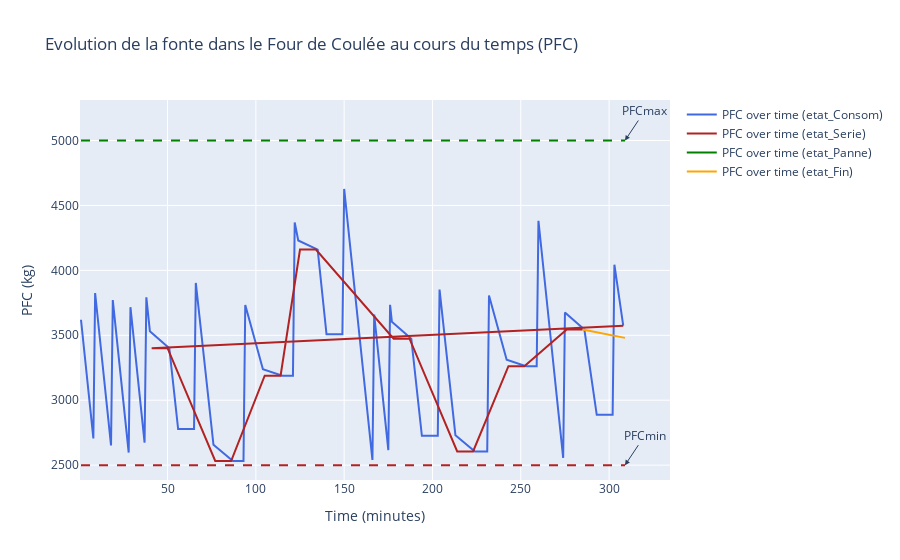
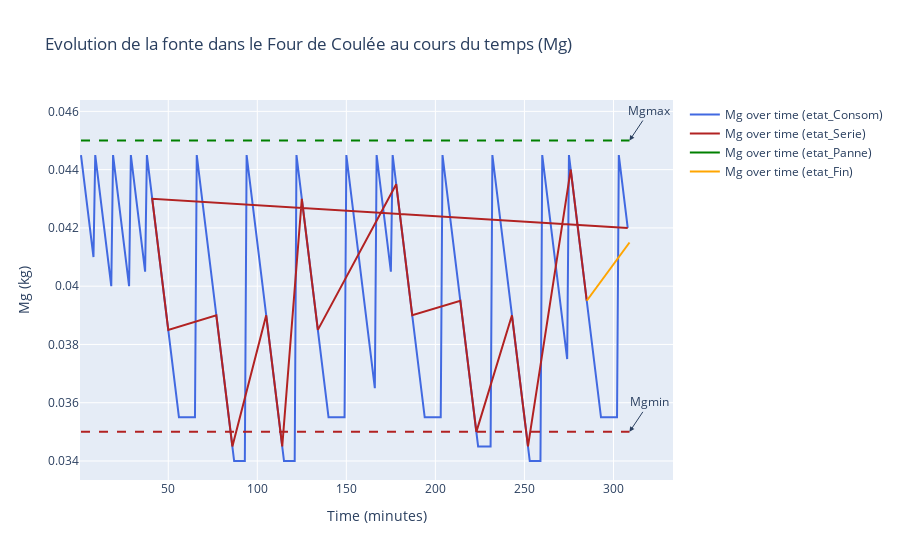

The notebook cell saved with these charts, in order:
### Code cell
import plotly.graph_objects as go

# Fonction pour insérer le dernier élément de la clé i au début de la liste de la clé suivante
def inserer_dernier_element(liste_cle, times_dict, PFC_Consomvalues_dict, Mgvalues_dict):
    for i in range(len(liste_cle) - 1):
        derniere_valeur_t = times_dict[liste_cle[i]][-1] if times_dict[liste_cle[i]] else None
        derniere_valeur_PFC = PFC_Consomvalues_dict[liste_cle[i]][-1] if PFC_Consomvalues_dict[liste_cle[i]] else None
        derniere_valeur_Mg = Mgvalues_dict[liste_cle[i]][-1] if Mgvalues_dict[liste_cle[i]] else None
        if derniere_valeur_t is not None:
            times_dict[liste_cle[i + 1]] = [derniere_valeur_t] + times_dict[liste_cle[i + 1]]
            PFC_Consomvalues_dict[liste_cle[i + 1]] = [derniere_valeur_PFC] + PFC_Consomvalues_dict[liste_cle[i + 1]]
            Mgvalues_dict[liste_cle[i + 1]] = [derniere_valeur_Mg] + Mgvalues_dict[liste_cle[i + 1]]


# Initialisation des clés et du nombre de courbes
cles = ["etat_Consom", "etat_Serie", "etat_Panne", "etat_Fin"]
NbCourbe = 3

# Initialisation des dictionnaires avec des exemples de valeurs pour chaque courbe
times_dict = {cle: {num: [] for num in range(1, NbCourbe + 1)} for cle in cles}
PFCvalues_dict = {cle: {num: [] for num in range(1, NbCourbe + 1)} for cle in cles}
Mgvalues_dict = {cle: {num: [] for num in range(1, NbCourbe + 1)} for cle in cles}

Ecrire une fonction pour qu'elle insérer :
- le dernier element de l'état consom de la courbe i au debut de l'etat Serie de la courbe i+1
- le dernier element de l'etat Serie de la courbe i-1 au debut de l'état consom de la courbe i
Si on a des courbes pour l'etat Panne alors 
- le dernier element de l'etat Panne de la courbe i-1 au debut de l'état consom de la courbe i

def Plot_consom(PFCvalues_dict, Mgvalues_dict, times_dict, PFCmin, PFCmax, Mgmin, Mgmax):
    # Dictionnaire de couleurs pour chaque clé
    color_dict = {
        "etat_Consom": 'royalblue',
        "etat_Serie": 'firebrick',
        "etat_Panne": 'green',
        "etat_Fin": 'orange'
    }


    # Initialisation des dictionnaires
    cles = ["etat_Consom", "etat_Serie", "etat_Panne", "etat_Fin"]


    # Appliquer la fonction aux trois dictionnaires
    inserer_dernier_element(cles, times_dict, PFCvalues_dict, Mgvalues_dict)


    # Create Plotly figure for PFC
    fig_pfc = go.Figure()

    # Add PFC lines for each key
    for key in PFCvalues_dict.keys():
        fig_pfc.add_trace(go.Scatter(x=times_dict[key], y=PFCvalues_dict[key], mode='lines', name=f'PFC over time ({key})', line=dict(color=color_dict[key])))

    # Add horizontal lines for PFCmin and PFCmax
    tmin, tmax = times_dict["etat_Consom"][0],times_dict["etat_Fin"][-1]
    fig_pfc.add_shape(type="line", x0=tmin, y0=PFCmin, x1=tmax, y1=PFCmin, line=dict(color="firebrick", width=2, dash="dash"), name="PFCmin")
    fig_pfc.add_shape(type="line", x0=tmin, y0=PFCmax, x1=tmax, y1=PFCmax, line=dict(color="green", width=2, dash="dash"), name="PFCmax")

    # Customize layout for PFC figure
    fig_pfc.update_layout(title='Evolution de la fonte dans le Four de Coulée au cours du temps (PFC)', 
                          xaxis_title='Time (minutes)', yaxis_title='PFC (kg)', 
                          template='plotly', showlegend=True,
                          annotations=[
                              dict(x=tmax, y=PFCmin, xref="x", yref="y", text="PFCmin", showarrow=True, arrowhead=2, ax=20, ay=-30),
                              dict(x=tmax, y=PFCmax, xref="x", yref="y", text="PFCmax", showarrow=True, arrowhead=2, ax=20, ay=-30)
                          ])

    # Show the PFC plot
    fig_pfc.show()

    # Create Plotly figure for Mg
    fig_mg = go.Figure()

    # Add Mg lines for each key
    for key in Mgvalues_dict.keys():
        fig_mg.add_trace(go.Scatter(x=times_dict[key], y=Mgvalues_dict[key], mode='lines', name=f'Mg over time ({key})', line=dict(color=color_dict[key])))

    # Add horizontal lines for Mgmin and Mgmax
    fig_mg.add_shape(type="line", x0=tmin, y0=Mgmin, x1=tmax, y1=Mgmin, line=dict(color="firebrick", width=2, dash="dash"), name="Mgmin")
    fig_mg.add_shape(type="line", x0=tmin, y0=Mgmax, x1=tmax, y1=Mgmax, line=dict(color="green", width=2, dash="dash"), name="Mgmax")

    # Customize layout for Mg figure
    fig_mg.update_layout(title='Evolution de la fonte dans le Four de Coulée au cours du temps (Mg)', 
                         xaxis_title='Time (minutes)', yaxis_title='Mg (kg)', 
                         template='plotly', showlegend=True,
                         annotations=[
                              dict(x=tmax, y=Mgmin, xref="x", yref="y", text="Mgmin", showarrow=True, arrowhead=2, ax=20, ay=-30),
                              dict(x=tmax, y=Mgmax, xref="x", yref="y", text="Mgmax", showarrow=True, arrowhead=2, ax=20, ay=-30)
                          ])

    # Show the Mg plot
    fig_mg.show()

# Call the function with the appropriate dictionaries and parameters
Plot_consom(PFCvalues_dict, Mgvalues_dict, times_dict, PFCmin, PFCmax, Mgmin, Mgmax)

### Figure 1 — Plotly figure (JSON) as saved in the notebook; plotly's stock layout.template omitted (floating-point values rounded to 4 significant figures; data arrays with more than 128 entries replaced by an {"elided": "..."} marker saying what was removed)
{"data": [{"line": {"color": "royalblue"}, "mode": "lines", "name": "PFC over time (etat_Consom)", "type": "scatter", "x": {"elided": "228 int values"}, "y": {"elided": "228 float values"}}, {"line": {"color": "firebrick"}, "mode": "lines", "name": "PFC over time (etat_Serie)", "type": "scatter", "x": [308, 41, 42, 43, 44, 45, 46, 47, 48, 49, 50, 77, 78, 79, 80, 81, 82, 83, 84, 85, 86, 105, 106, 107, 108, 109, 110, 111, 112, 113, 114, 125, 126, 127, 128, 129, 130, 131, 132, 133, 134, 178, 179, 180, 181, 182, 183, 184, 185, 186, 187, 214, 215, 216, 217, 218, 219, 220, 221, 222, 223, 243, 244, 245, 246, 247, 248, 249, 250, 251, 252, 276, 277, 278, 279, 280, 281, 282, 283, 284, 285], "y": [3574.0, 3401.0, 3401.0, 3401.0, 3401.0, 3401.0, 3401.0, 3401.0, 3401.0, 3401.0, 3401.0, 2532.0, 2532.0, 2532.0, 2532.0, 2532.0, 2532.0, 2532.0, 2532.0, 2532.0, 2532.0, 3189.0, 3189.0, 3189.0, 3189.0, 3189.0, 3189.0, 3189.0, 3189.0, 3189.0, 3189.0, 4160.0, 4160.0, 4160.0, 4160.0, 4160.0, 4160.0, 4160.0, 4160.0, 4160.0, 4160.0, 3474.0, 3474.0, 3474.0, 3474.0, 3474.0, 3474.0, 3474.0, 3474.0, 3474.0, 3474.0, 2605.0, 2605.0, 2605.0, 2605.0, 2605.0, 2605.0, 2605.0, 2605.0, 2605.0, 2605.0, 3262.0, 3262.0, 3262.0, 3262.0, 3262.0, 3262.0, 3262.0, 3262.0, 3262.0, 3262.0, 3545.0, 3545.0, 3545.0, 3545.0, 3545.0, 3545.0, 3545.0, 3545.0, 3545.0, 3545.0]}, {"line": {"color": "green"}, "mode": "lines", "name": "PFC over time (etat_Panne)", "type": "scatter", "x": [285], "y": [3545.0]}, {"line": {"color": "orange"}, "mode": "lines", "name": "PFC over time (etat_Fin)", "type": "scatter", "x": [285, 309], "y": [3545.0, 3480.0]}], "layout": {"annotations": [{"arrowhead": 2, "ax": 20, "ay": -30, "showarrow": true, "text": "PFCmin", "x": 309, "xref": "x", "y": 2500, "yref": "y"}, {"arrowhead": 2, "ax": 20, "ay": -30, "showarrow": true, "text": "PFCmax", "x": 309, "xref": "x", "y": 5000, "yref": "y"}], "shapes": [{"line": {"color": "firebrick", "dash": "dash", "width": 2}, "name": "PFCmin", "type": "line", "x0": 1, "x1": 309, "y0": 2500, "y1": 2500}, {"line": {"color": "green", "dash": "dash", "width": 2}, "name": "PFCmax", "type": "line", "x0": 1, "x1": 309, "y0": 5000, "y1": 5000}], "showlegend": true, "title": {"text": "Evolution de la fonte dans le Four de Coulée au cours du temps (PFC)"}, "xaxis": {"title": {"text": "Time (minutes)"}}, "yaxis": {"title": {"text": "PFC (kg)"}}}}

### Figure 2 — Plotly figure (JSON) as saved in the notebook; plotly's stock layout.template omitted (floating-point values rounded to 4 significant figures; data arrays with more than 128 entries replaced by an {"elided": "..."} marker saying what was removed)
{"data": [{"line": {"color": "royalblue"}, "mode": "lines", "name": "Mg over time (etat_Consom)", "type": "scatter", "x": {"elided": "228 int values"}, "y": {"elided": "228 float values"}}, {"line": {"color": "firebrick"}, "mode": "lines", "name": "Mg over time (etat_Serie)", "type": "scatter", "x": [308, 41, 42, 43, 44, 45, 46, 47, 48, 49, 50, 77, 78, 79, 80, 81, 82, 83, 84, 85, 86, 105, 106, 107, 108, 109, 110, 111, 112, 113, 114, 125, 126, 127, 128, 129, 130, 131, 132, 133, 134, 178, 179, 180, 181, 182, 183, 184, 185, 186, 187, 214, 215, 216, 217, 218, 219, 220, 221, 222, 223, 243, 244, 245, 246, 247, 248, 249, 250, 251, 252, 276, 277, 278, 279, 280, 281, 282, 283, 284, 285], "y": [0.042, 0.043, 0.0425, 0.042, 0.0415, 0.041, 0.0405, 0.04, 0.0395, 0.039, 0.0385, 0.039, 0.0385, 0.038, 0.0375, 0.037, 0.0365, 0.036, 0.0355, 0.035, 0.0345, 0.039, 0.0385, 0.038, 0.0375, 0.037, 0.0365, 0.036, 0.0355, 0.035, 0.0345, 0.043, 0.0425, 0.042, 0.0415, 0.041, 0.0405, 0.04, 0.0395, 0.039, 0.0385, 0.0435, 0.043, 0.0425, 0.042, 0.0415, 0.041, 0.0405, 0.04, 0.0395, 0.039, 0.0395, 0.039, 0.0385, 0.038, 0.0375, 0.037, 0.0365, 0.036, 0.0355, 0.035, 0.039, 0.0385, 0.038, 0.0375, 0.037, 0.0365, 0.036, 0.0355, 0.035, 0.0345, 0.044, 0.0435, 0.043, 0.0425, 0.042, 0.0415, 0.041, 0.0405, 0.04, 0.0395]}, {"line": {"color": "green"}, "mode": "lines", "name": "Mg over time (etat_Panne)", "type": "scatter", "x": [285], "y": [0.0395]}, {"line": {"color": "orange"}, "mode": "lines", "name": "Mg over time (etat_Fin)", "type": "scatter", "x": [285, 309], "y": [0.0395, 0.0415]}], "layout": {"annotations": [{"arrowhead": 2, "ax": 20, "ay": -30, "showarrow": true, "text": "Mgmin", "x": 309, "xref": "x", "y": 0.035, "yref": "y"}, {"arrowhead": 2, "ax": 20, "ay": -30, "showarrow": true, "text": "Mgmax", "x": 309, "xref": "x", "y": 0.045, "yref": "y"}], "shapes": [{"line": {"color": "firebrick", "dash": "dash", "width": 2}, "name": "Mgmin", "type": "line", "x0": 1, "x1": 309, "y0": 0.035, "y1": 0.035}, {"line": {"color": "green", "dash": "dash", "width": 2}, "name": "Mgmax", "type": "line", "x0": 1, "x1": 309, "y0": 0.045, "y1": 0.045}], "showlegend": true, "title": {"text": "Evolution de la fonte dans le Four de Coulée au cours du temps (Mg)"}, "xaxis": {"title": {"text": "Time (minutes)"}}, "yaxis": {"title": {"text": "Mg (kg)"}}}}
